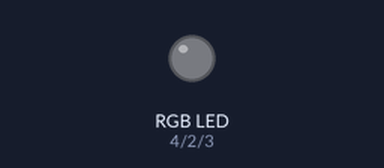
Simulated run of this sketch. Board: Arduino Uno, built with avr-gcc and run on an emulated ATmega328P. Shown: an RGB LED mixed from three pins (HIGH = lit).

Above: at 0.1 s.
At 7.9 s:
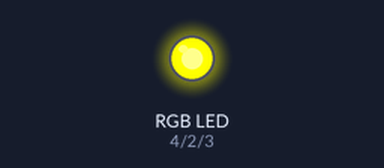
At 11.8 s:
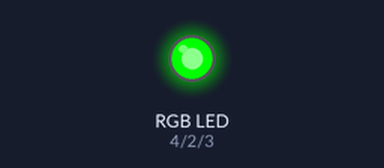
At 23.2 s:
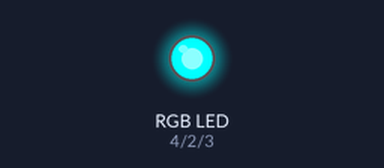
At 27.2 s:
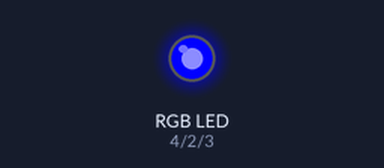
At 34.9 s:
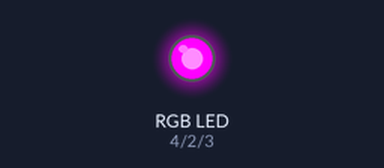
Timing chart, 0 to 40.0 s (numbered marks = the images above):
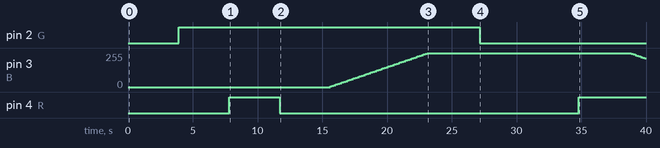

Measured:
- by itself, pin 2 (G): LOW → HIGH at 3.9 s, → LOW 23.3 s later
- by itself, pin 3 (B): rises from 0/255 to 255/255 in 7.5 s, then falls to 215/255 in 16.8 s
- by itself, pin 4 (R): LOW → HIGH at 7.8 s, → LOW 3.9 s later, → HIGH 23.1 s later

The sketch:

led_rgb_carnaval1.ino
```cpp
const int G = 2;
const int B = 3;
const int R = 4;

int ValorRed = 0 ;
int ValorGreen = 0 ;
int ValorBlue = 0 ;

void setup(){
    pinMode(R, OUTPUT);
    pinMode(G, OUTPUT);
    pinMode(B, OUTPUT);
    analogWrite(R, ValorRed);
    analogWrite(G, ValorGreen);
    analogWrite(B, ValorBlue);
}

void loop(){

    for (ValorGreen = 0; ValorGreen <=255; ValorGreen=ValorGreen+5){
        analogWrite(G, ValorGreen);
        delay(150);
    }
    for (ValorRed = 255; ValorRed > 0; ValorRed=ValorRed-5){
        analogWrite(R, ValorRed);
        delay(150);
    }
    for (ValorBlue = 0; ValorBlue <=255; ValorBlue=ValorBlue+5){
        analogWrite(B, ValorBlue);
        delay(150);
    }

    for (ValorGreen = 255; ValorGreen > 0; ValorGreen=ValorGreen-5){
        analogWrite(G, ValorGreen);
        delay(150);
    }
    for (ValorRed = 0; ValorRed <=255; ValorRed=ValorRed+5){
        analogWrite(R, ValorRed);
        delay(150);
    }
    for (ValorBlue = 255; ValorBlue > 0; ValorBlue=ValorBlue-5){
        analogWrite(B, ValorBlue);
        delay(150);
    }
}
```
